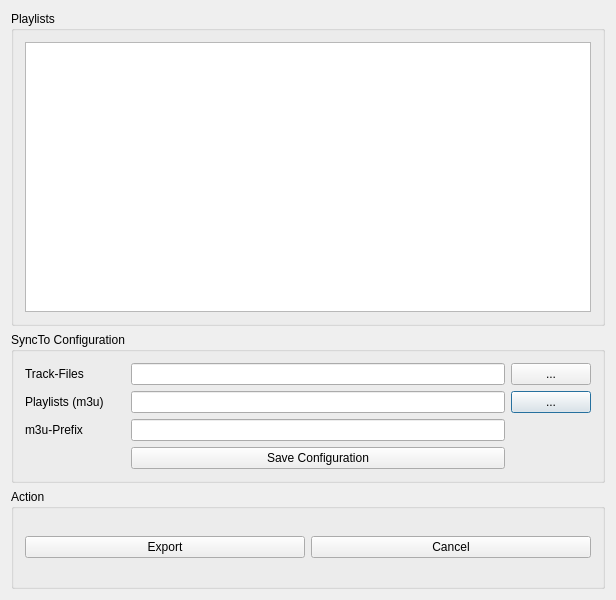
<?xml version="1.0" encoding="UTF-8"?>
<ui version="4.0">
 <class>syncplaylistsDialog</class>
 <widget class="QDialog" name="syncplaylistsDialog">
  <property name="geometry">
   <rect>
    <x>0</x>
    <y>0</y>
    <width>616</width>
    <height>600</height>
   </rect>
  </property>
  <property name="sizePolicy">
   <sizepolicy hsizetype="Fixed" vsizetype="Fixed">
    <horstretch>0</horstretch>
    <verstretch>0</verstretch>
   </sizepolicy>
  </property>
  <property name="minimumSize">
   <size>
    <width>0</width>
    <height>0</height>
   </size>
  </property>
  <property name="maximumSize">
   <size>
    <width>1000</width>
    <height>1000</height>
   </size>
  </property>
  <property name="windowTitle">
   <string>sync playlists</string>
  </property>
  <layout class="QVBoxLayout" name="verticalLayout">
   <item>
    <widget class="QGroupBox" name="musicGroupBox">
     <property name="minimumSize">
      <size>
       <width>0</width>
       <height>100</height>
      </size>
     </property>
     <property name="font">
      <font>
       <weight>50</weight>
       <bold>false</bold>
      </font>
     </property>
     <property name="title">
      <string>Playlists</string>
     </property>
     <layout class="QGridLayout" name="gridLayout_4">
      <item row="0" column="0">
       <widget class="QListWidget" name="listWidget">
        <property name="selectionMode">
         <enum>QAbstractItemView::MultiSelection</enum>
        </property>
        <property name="selectionBehavior">
         <enum>QAbstractItemView::SelectItems</enum>
        </property>
        <property name="textElideMode">
         <enum>Qt::ElideNone</enum>
        </property>
        <property name="layoutMode">
         <enum>QListView::SinglePass</enum>
        </property>
        <property name="selectionRectVisible">
         <bool>false</bool>
        </property>
        <property name="currentRow">
         <number>-1</number>
        </property>
       </widget>
      </item>
     </layout>
    </widget>
   </item>
   <item>
    <widget class="QGroupBox" name="syncGroupBox">
     <property name="minimumSize">
      <size>
       <width>0</width>
       <height>100</height>
      </size>
     </property>
     <property name="title">
      <string>SyncTo Configuration</string>
     </property>
     <layout class="QGridLayout" name="gridLayout_2">
      <item row="2" column="0">
       <widget class="QLabel" name="m3uPrefix">
        <property name="text">
         <string>m3u-Prefix</string>
        </property>
       </widget>
      </item>
      <item row="0" column="0">
       <widget class="QLabel" name="tracksLabel">
        <property name="minimumSize">
         <size>
          <width>100</width>
          <height>0</height>
         </size>
        </property>
        <property name="text">
         <string>Track-Files</string>
        </property>
       </widget>
      </item>
      <item row="1" column="3">
       <widget class="QPushButton" name="playlistsButton">
        <property name="text">
         <string>...</string>
        </property>
       </widget>
      </item>
      <item row="1" column="0">
       <widget class="QLabel" name="playlistsLabel">
        <property name="minimumSize">
         <size>
          <width>100</width>
          <height>0</height>
         </size>
        </property>
        <property name="text">
         <string>Playlists (m3u)</string>
        </property>
       </widget>
      </item>
      <item row="1" column="2">
       <widget class="QLineEdit" name="playlistsLine"/>
      </item>
      <item row="0" column="2">
       <widget class="QLineEdit" name="tracksLine"/>
      </item>
      <item row="0" column="3">
       <widget class="QPushButton" name="tracksButton">
        <property name="text">
         <string>...</string>
        </property>
       </widget>
      </item>
      <item row="2" column="2">
       <widget class="QLineEdit" name="m3uLine"/>
      </item>
      <item row="3" column="2">
       <widget class="QPushButton" name="saveButton">
        <property name="text">
         <string>Save Configuration</string>
        </property>
       </widget>
      </item>
     </layout>
    </widget>
   </item>
   <item>
    <widget class="QGroupBox" name="buttonGroupBox">
     <property name="enabled">
      <bool>true</bool>
     </property>
     <property name="minimumSize">
      <size>
       <width>0</width>
       <height>100</height>
      </size>
     </property>
     <property name="title">
      <string>Action</string>
     </property>
     <property name="flat">
      <bool>false</bool>
     </property>
     <layout class="QGridLayout" name="gridLayout">
      <item row="0" column="0">
       <layout class="QHBoxLayout" name="horizontalLayout" stretch="0,0">
        <item>
         <widget class="QPushButton" name="exportButton">
          <property name="text">
           <string>Export</string>
          </property>
         </widget>
        </item>
        <item>
         <widget class="QPushButton" name="cancelButton">
          <property name="text">
           <string>Cancel</string>
          </property>
         </widget>
        </item>
       </layout>
      </item>
     </layout>
    </widget>
   </item>
  </layout>
 </widget>
 <layoutdefault spacing="6" margin="11"/>
 <resources/>
 <connections/>
</ui>
